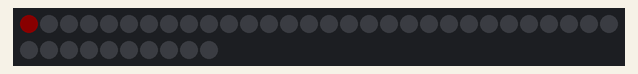
Recording of a sketch running on a simulated Arduino Uno, built with avr-gcc and run on an emulated ATmega328P. Parts: 40 RGB LEDs in strip order, left to right, continuing on the next row. Dim RGB values are drawn brighter than linear.

Above: at 0.12 s.
At 4.91 s:
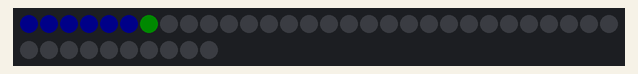
At 9.69 s:
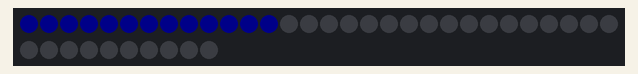
At 14.72 s:
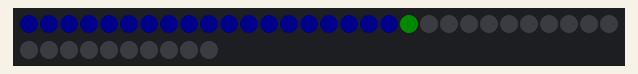
At 19.76 s:
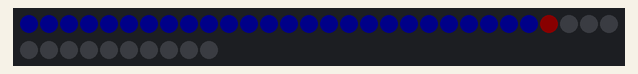
At 39.65 s:
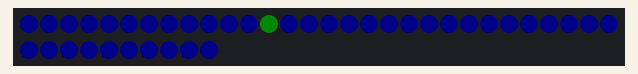

The sketch:

RGBShield_2.ino
```cpp
#include <Adafruit_NeoPixel.h>

#define PIN     6
#define LED_NUM 40

// When we setup the NeoPixel library, we tell it how many pixels, and which pin to use to send signals.
Adafruit_NeoPixel leds = Adafruit_NeoPixel(LED_NUM, PIN, NEO_GRB + NEO_KHZ800);


void setup()
{
  leds.begin(); // This initializes the NeoPixel library.
}


void loop()
{
  for (int i = 0; i < LED_NUM; i++)
  {
  leds.setPixelColor(i, leds.Color(10, 0, 0));
  leds.show();
  delay(250);

  leds.setPixelColor(i, leds.Color(0, 10, 0));
  leds.show();
  delay(250);

  leds.setPixelColor(i, leds.Color(0, 0, 10));
  leds.show();
  delay(250);
  }
}
```
